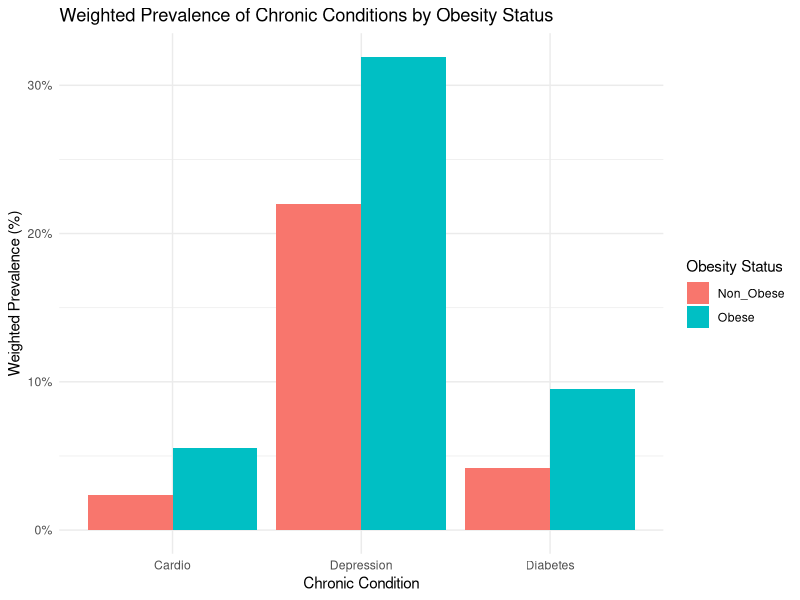

This figure's R source:
# Step 1: Load libraries and read data
library(dplyr)
library(survey)
library(ggplot2)
library(tidyr)

setwd("C:/Users/namitha/Documents/DATS-6101-Project-/data/processed")

# Step 2: Read yearly BRFSS datasets
d1 <- read.csv("brfss_2018_clean_sample.csv")
d2 <- read.csv("brfss_2019_clean_sample.csv")
d3 <- read.csv("brfss_2020_clean_sample.csv")
d4 <- read.csv("brfss_2021_clean_sample.csv")
d5 <- read.csv("brfss_2022_clean_sample.csv")
d6 <- read.csv("brfss_2023_clean_sample.csv")

# Combine datasets into one dataframe
brfss_data <- bind_rows(d1, d2, d3, d4, d5, d6)

# Quick check
head(brfss_data)

# Step 3: Create obesity variable and filter post-COVID period
brfss_postcovid <- brfss_data %>%
  mutate(obese = ifelse(bmi_category == "Obese", 1, 0)) %>%  # 1=Obese, 0=Not Obese
  filter(interview_year >= 2019)

# Step 4: Create chronic conditions variables with correct coding
brfss_postcovid <- brfss_postcovid %>%
  mutate(
    diabetes = ifelse(diabetes_status %in% c("Yes", "Yes, only pregnancy"), 1, 0),
    cardio = ifelse(
      heart_attack_history == "Yes" |
        coronary_hd_history == "Yes" |
        stroke_history == "Yes", 1, 0
    ),
    depression = ifelse(depression_history == "Yes", 1, 0)
  )

# Step 5: Convert chronic conditions to numeric
brfss_postcovid <- brfss_postcovid %>%
  mutate(
    diabetes = as.numeric(diabetes),
    cardio = as.numeric(cardio),
    depression = as.numeric(depression)
  )

# Step 6: Create survey design
brfss_design <- svydesign(
  id = ~psu,
  weights = ~weight_final,
  data = brfss_postcovid
)

# Step 6a: Function to calculate weighted prevalence by obesity status
weighted_prev <- function(var) {
  svyby(
    as.formula(paste0("~", var)),
    ~obese,
    brfss_design,
    svymean,
    na.rm = TRUE
  )
}

# Step 6b: Calculate weighted prevalence for each chronic condition
diabetes_prev <- weighted_prev("diabetes")
cardio_prev <- weighted_prev("cardio")
depression_prev <- weighted_prev("depression")

# Step 6c: Perform survey-weighted chi-square tests
diabetes_chisq <- svychisq(~diabetes + obese, design = brfss_design)
cardio_chisq <- svychisq(~cardio + obese, design = brfss_design)
depression_chisq <- svychisq(~depression + obese, design = brfss_design)

# Step 6d: Combine results into one table
chronic_by_obese <- data.frame(
  Condition = c("Diabetes", "Cardio", "Depression"),
  Non_Obese = c(diabetes_prev[1,2], cardio_prev[1,2], depression_prev[1,2]),
  Obese = c(diabetes_prev[2,2], cardio_prev[2,2], depression_prev[2,2]),
  P_Value = c(diabetes_chisq$p.value, cardio_chisq$p.value, depression_chisq$p.value)
)

# View weighted prevalence table with p-values
chronic_by_obese

# Step 7: Visualize weighted prevalence
chronic_long <- chronic_by_obese %>%
  pivot_longer(cols = c("Non_Obese", "Obese"), names_to = "Obesity_Status", values_to = "Prevalence")

ggplot(chronic_long, aes(x = Condition, y = Prevalence, fill = Obesity_Status)) +
  geom_bar(stat = "identity", position = "dodge") +
  scale_y_continuous(labels = scales::percent_format(accuracy = 1)) +
  labs(
    title = "Weighted Prevalence of Chronic Conditions by Obesity Status",
    x = "Chronic Condition",
    y = "Weighted Prevalence (%)",
    fill = "Obesity Status"
  ) +
  theme_minimal()

# Step 8: Save weighted prevalence table with p-values to CSV
if(!dir.exists("outputs")){
  dir.create("outputs")
}

write.csv(chronic_by_obese, "outputs/chronic_by_obese.csv", row.names = FALSE)
